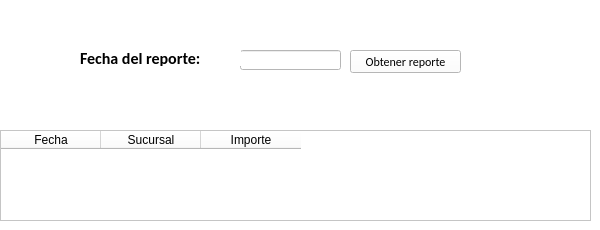
      <widget class="QWidget" name="tab_8">
       <property name="font">
        <font>
         <family>Calibri</family>
        </font>
       </property>
       <property name="styleSheet">
        <string notr="true">background-color: rgb(255, 255, 255);</string>
       </property>
       <attribute name="title">
        <string>Reporte de venta del día</string>
       </attribute>
       <widget class="QLineEdit" name="celda_fecha_reporte_dia">
        <property name="geometry">
         <rect>
          <x>240</x>
          <y>50</y>
          <width>101</width>
          <height>20</height>
         </rect>
        </property>
        <property name="styleSheet">
         <string notr="true">background-color: rgb(255, 255, 255);</string>
        </property>
       </widget>
       <widget class="QLabel" name="nombre_cte_gest_sald_25">
        <property name="enabled">
         <bool>true</bool>
        </property>
        <property name="geometry">
         <rect>
          <x>80</x>
          <y>50</y>
          <width>161</width>
          <height>16</height>
         </rect>
        </property>
        <property name="font">
         <font>
          <family>Calibri</family>
          <pointsize>12</pointsize>
          <weight>75</weight>
          <bold>true</bold>
         </font>
        </property>
        <property name="text">
         <string>Fecha del reporte:</string>
        </property>
       </widget>
       <widget class="QPushButton" name="boton_obtener_reporte">
        <property name="geometry">
         <rect>
          <x>350</x>
          <y>50</y>
          <width>111</width>
          <height>23</height>
         </rect>
        </property>
        <property name="styleSheet">
         <string notr="true">background-color: rgb(255, 255, 255);</string>
        </property>
        <property name="text">
         <string>Obtener reporte</string>
        </property>
       </widget>
       <widget class="QTableWidget" name="tabla_reporte_ventas_dia">
        <property name="enabled">
         <bool>true</bool>
        </property>
        <property name="geometry">
         <rect>
          <x>0</x>
          <y>130</y>
          <width>591</width>
          <height>91</height>
         </rect>
        </property>
        <property name="styleSheet">
         <string notr="true">background-color: rgb(255, 255, 255);</string>
        </property>
        <column>
         <property name="text">
          <string>Fecha</string>
         </property>
        </column>
        <column>
         <property name="text">
          <string>Sucursal</string>
         </property>
        </column>
        <column>
         <property name="text">
          <string>Importe</string>
         </property>
        </column>
       </widget>
      </widget>
